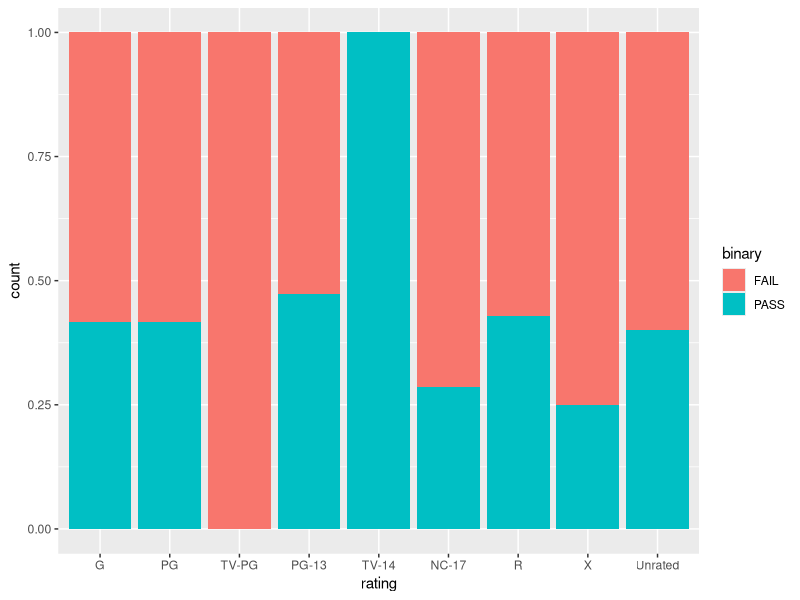
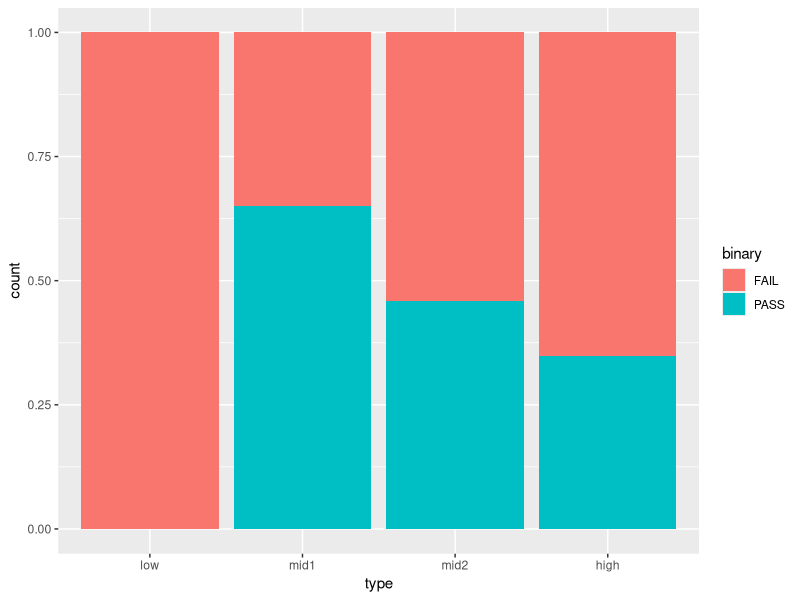
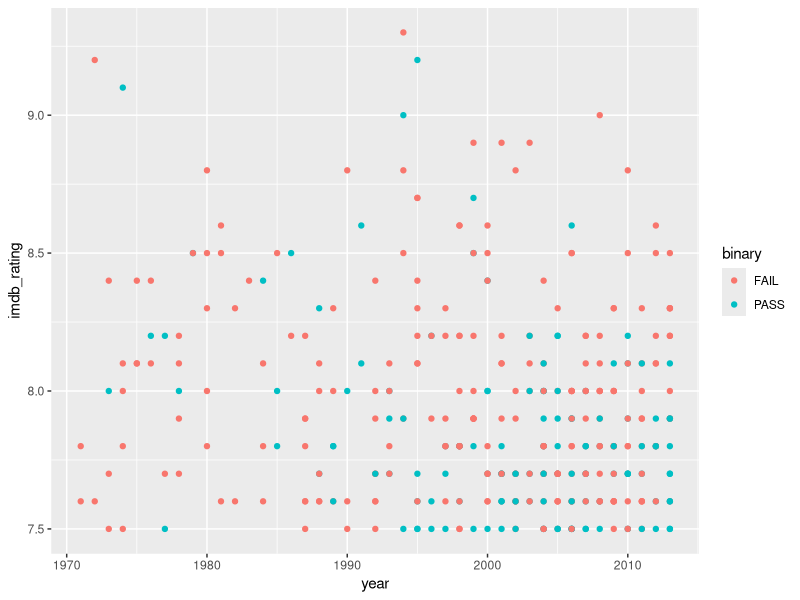
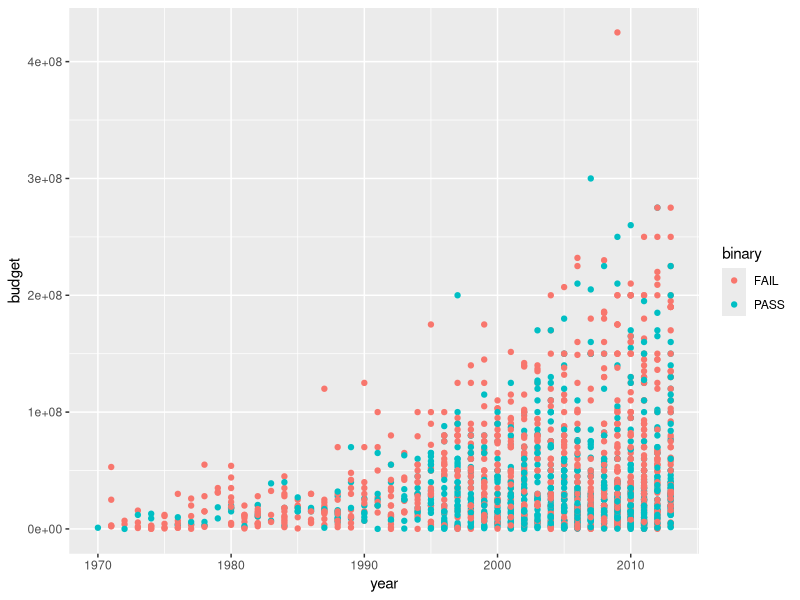

The R source for these figures, in order: (Note: this script raises an error after producing the figures.)
## ---- chunk 1
#| label: load-packages
#| message: false
library(tidyverse)
## ---- chunk 2
#| label: load-data-wealth-and-income

bechdel<- read.csv(file = 'data/bechdel_test.csv')

## ---- chunk 3
#| label: ella
rated_r <- bechdel |>
  filter(rated == 'R')
rated_pg13 <- bechdel |>
  filter(rated == 'PG-13')
rated_pg <- bechdel |>
  filter(rated == 'PG')
rated_g <- bechdel |>
  filter(rated == 'G')

pass_g <- rated_g |>
  filter(binary == 'PASS')
pass_pg <- rated_pg |>
  filter(binary == 'PASS')
pass_pg13 <- rated_pg13 |>
  filter(binary == 'PASS')
pass_r <- rated_r |>
  filter(binary == 'PASS')

nrow(pass_g)/ nrow(rated_g)
nrow(pass_pg)/ nrow(rated_pg)
nrow(pass_pg13)/ nrow(rated_pg13)
nrow(pass_r)/ nrow(rated_r)

bechdel_movies <- bechdel |>
  filter(type== 'movie') |>
  drop_na(rated)

bechdel_movies |>
  filter(rated != 'N/A') |>
  filter(rated != 'Not Rated') |>
  mutate(
    rating = fct_relevel(rated, 'G', 'PG', 'TV-PG', 'PG-13','TV-14', 'NC-17', 'R', 'X', 'Unrated')) |>
  ggplot(aes(x = rating, fill = binary)) +
  geom_bar(position = "fill")


## ---- chunk 4
#| label: ella2
bechdel_rating <- bechdel |> 
  group_by(rated) |>
  summarize (n = n())
bechdel |>
  mutate(
    imdb_low = imdb_rating< 2.5,
    imdb_mid1 = between(imdb_rating, 2.5, 5.0),
    imdb_mid2 = between(imdb_rating, 5.1, 7.5),
    imdb_high = imdb_rating> 7.5,
  )
bechdel$type <- as.factor(ifelse(bechdel$imdb_rating < 2.5, 'low',
                          ifelse(bechdel$imdb_rating < 5.0, 'mid1', 
                          ifelse(bechdel$imdb_rating < 7.5, 'mid2', 
                          ifelse(bechdel$imdb_rating < 10.0, 'high',0)))))
bechdel |>
  filter(type != 'NA') |>
  ggplot(aes(x = type, fill = binary)) +
  geom_bar(position = "fill") +
  scale_x_discrete(limits = c("low", "mid1", "mid2", "high"))
  

  
## ---- chunk 5
#| label: point-imdb-year-binary
bechdel |>
  filter(type == 'high') |>
  ggplot(aes(x = year, y = imdb_rating, color = binary)) +
  geom_point()
## ---- chunk 6
#| label: point-year-budget-binary
bechdel|>
  ggplot(aes(x = year, y = budget, color = binary )) +
  geom_point()
  ggplot(aes(x = year, y = budget))+
  geom_point() +
  facet_wrap(~binary) +
  geom_smooth(method = lm, se = FALSE)
## ---- chunk 7
#| label: histogram-year-binary
bechdel|>
  ggplot(aes(x = year, fill = binary)) +
  geom_bar(position = "fill")
bechdel|>
  filter(year == 1970)
bechdel|>
  ggplot(aes(x = year)) +
  geom_histogram()

## ---- chunk 8
#| label: bar-median-budget
bechdel|>
summarize(median = median(budget))
low_budget <- bechdel |>
  filter(budget<= 2.8e+07)
high_budget <- bechdel |>
  filter(budget > 2.8e+07 )
low_budget|>
  ggplot(aes(x = budget, color = binary)) +
  geom_histogram()
high_budget |>
  ggplot(aes(x = binary)) +
  geom_bar() 

 
## ---- chunk 9
#| label: boxplot-budget

bechdel$budg<- as.factor(ifelse(bechdel$budget<2.8e+07, "low", "high"))
bechdel|>
  ggplot(aes(x = budg, fill = binary)) +
  geom_bar(position = "fill")
bechdel|>
  ggplot(aes(x = budget)) +
  geom_boxplot()
